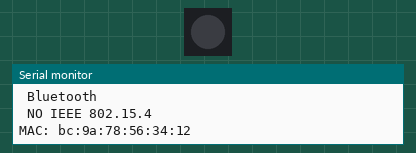
Simulated run of this sketch. Board: ESP32-S3. Parts: 1 RGB LEDs in strip order, left to right, the last lines printed to the serial monitor. Dim RGB values are drawn brighter than linear.

Above: at 1.5 s.
At 2.2 s:
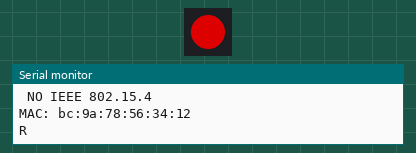
At 2.7 s:
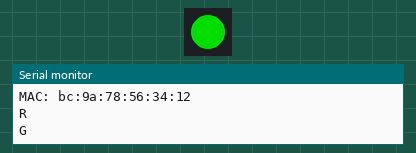
At 5.7 s:
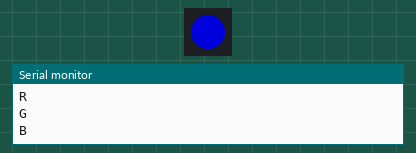
Timing chart, 0 to 6.8 s (numbered marks = the images above):
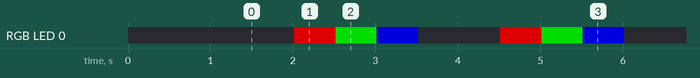

The sketch:

ESP32-S3_test_RGB.ino
```cpp
// (licence header left out)
#include <Adafruit_NeoPixel.h>  //Incluimos la librería Adafruit_NeoPixe

// pin del led RGB en PCB
#define PIN      48  // ESP32S3 Generic -n8r2-

// Un solo led en PCB
#define NUMPIXELS 1

// Inicializamos el objeto "pixels"
// Argumento 1 = número de pixeles
// Argumento 2 = número del pin de datos
// Argumento 3 = tipo de pixel: NEO_KHZ800  800 KHz bitstream (most NeoPixel products w/WS2812 LEDs)
Adafruit_NeoPixel pixels(NUMPIXELS, PIN, NEO_GRB + NEO_KHZ800);
// Time (en milliseconds) pausa entre pixels
#define DELAYVAL 500

void setup() {
  delay(500);
  // Inicializamos el objeto pixels
  pixels.begin();
  Serial.begin(115200);
  delay(500);
  // Información chip
  Serial.println("\n\n================================");
  Serial.printf("Chip Modelo: %s\n", ESP.getChipModel());
  Serial.printf("Chip Revision: %d\n", ESP.getChipRevision());
  Serial.printf("E %d core\n", ESP.getChipCores());
  Serial.printf("Flash Chip capacidad: %d \n", ESP.getFlashChipSize());
  Serial.printf("Flash Chip velocidad: %d \n", ESP.getFlashChipSpeed());

  esp_chip_info_t chip_info;
  esp_chip_info(&chip_info);
  Serial.printf("\nCaracteristicas:\n %s\n %s\n %s\n %s\n %s\n",
      (chip_info.features & CHIP_FEATURE_EMB_FLASH) ? "flash en ESP32" : "Sin flash en ESP32",
      (chip_info.features & CHIP_FEATURE_WIFI_BGN) ? "2.4GHz WiFi" : "Sin Wifi",
      (chip_info.features & CHIP_FEATURE_BLE) ? "Bluetooth LE" : "Sin Bluetooth LE",
      (chip_info.features & CHIP_FEATURE_BT) ? "Bluetooth" : "Sin Bluetooth",
      (chip_info.features & CHIP_FEATURE_IEEE802154) ? "IEEE 802.15.4" : "NO IEEE 802.15.4");
  // MAC Address
  String MACString = "";
  uint64_t chipid = ESP.getEfuseMac();
  for (int i=0; i<6; i++) {
    if (i > 0) MACString.concat(":");
    uint8_t Octet = chipid >> (i * 8);
    MACString.concat(String(Octet, HEX));
  }
  Serial.println("MAC: " + MACString);
}

void loop() {
  // apagamos
  pixels.clear();
  pixels.show();
  Serial.println("");
  delay(1000);

  // encendemos con el color rojo
  pixels.setPixelColor(0, pixels.Color(150, 0, 0));
  // enviamos
  pixels.show();
  Serial.println("R");
  delay(DELAYVAL);

  // encendemos con el color verde, con brillo moderado
  pixels.setPixelColor(0, pixels.Color(0, 150, 0));
  pixels.show();
  Serial.println("G");
  delay(DELAYVAL);

  // encendemos con el color azul, con brillo moderado
  pixels.setPixelColor(0, pixels.Color(0, 0, 150));
  pixels.show();
  Serial.println("B");
  delay(DELAYVAL);

}
```

Measured:
- by itself, RGB LED 0: repeats every 2.5 s: RGB(0, 150, 0) 0.50 s, RGB(0, 0, 150) 0.50 s, off 1.0 s, RGB(150, 0, 0) 0.50 s
- by itself, everything shown: repeats every 2.5 s, in 4 steps
